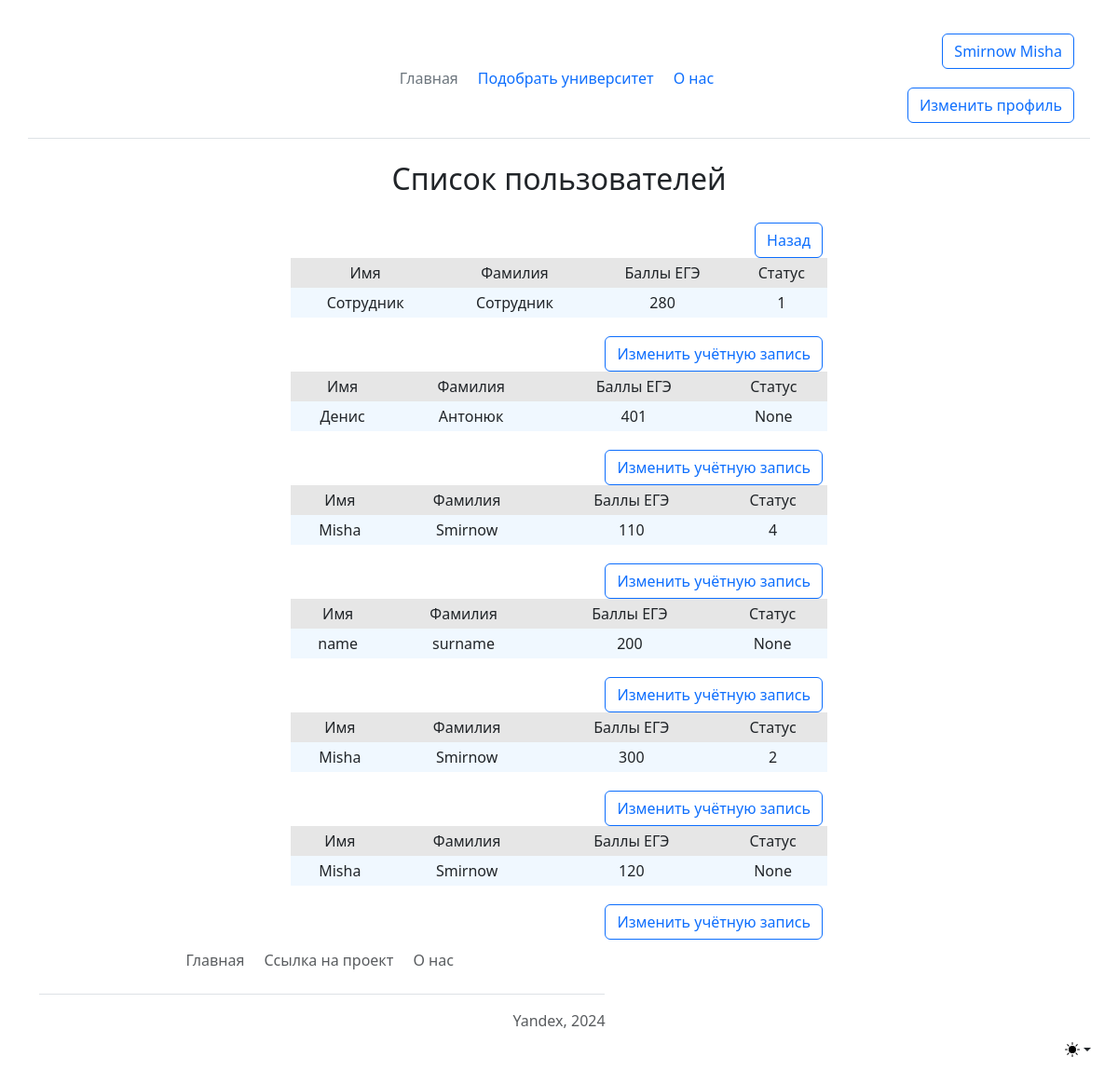
The app's page /users_list (signed in) with its own data.
### data/users.py (models this page shows, shortened)
class User(SqlAlchemyBase, UserMixin, SerializerMixin):
    __tablename__ = 'users'
    id = sqlalchemy.Column(sqlalchemy.Integer,
                           primary_key=True, autoincrement=True)
    surname = sqlalchemy.Column(sqlalchemy.String, nullable=True)
    name = sqlalchemy.Column(sqlalchemy.String, nullable=True)
    email = sqlalchemy.Column(sqlalchemy.String,
                              index=True, unique=True, nullable=True)
    hashed_password = sqlalchemy.Column(sqlalchemy.String, nullable=True)
    modified_date = sqlalchemy.Column(sqlalchemy.DateTime,
                                      default=datetime.datetime.now)
    address = sqlalchemy.Column(sqlalchemy.String, nullable=True)
    min_ege_score = sqlalchemy.Column(sqlalchemy.Integer, nullable=True)
    type = sqlalchemy.Column(sqlalchemy.Integer, nullable=True)

### main.py (the view)
@app.route('/users_list', methods=['GET', 'POST'])
@login_required
def users_list():
    users = db_sess.query(User).all()
    type = db_sess.query(Type).all()
    return render_template('users.html', title='Журнал факультетов', users=users, type=type)

### data/db_session.py (called while the page is built)
def create_session() -> Session:
    global __factory
    return __factory()

### main.py (called while the page is built)
@login_manager.user_loader
def load_user(user_id: int):
    db_sess = db_session.create_session()
    return db_sess.query(User).get(user_id)

### templates/users.html (shortened to what this page needs)
{% extends 'base.html' %}
{% block content %}
    <div class="dropdown position-fixed bottom-0 end-0 mb-3 me-3 bd-mode-toggle">
      <button class="btn btn-bd-primary py-2 dropdown-toggle d-flex align-items-center" id="bd-theme" type="button" aria-expanded="false" data-bs-toggle="dropdown" aria-label="Toggle theme (light)">
        <svg class="bi my-1 theme-icon-active" width="1em" height="1em"><use href="#sun-fill"></use></svg>
      </button>
    </div>
<main class="container form-signin w-50 m-auto">
    <h2 align="center">Список пользователей</h2>
    <a class="btn btn-outline-primary" href="http://localhost:5000/">Назад</a>
    {% for user in users %}
        <table class="tbl">
            <tr class="mn">
                <td>Имя</td>
                <td>Фамилия</td>
                <td>Баллы ЕГЭ</td>
                <td>Статус</td>
            </tr>
            <tr>
                <td>{{ user.name }}</td>
                <td>{{ user.surname }}</td>
                <td>{{ user.min_ege_score }}</td>
                <td>{{ user.type }}</td>
            </tr>
        </table>
    <a class="btn btn-outline-primary" href="http://localhost:5000/user/{{ user.id }}">Изменить учётную запись</a>
    {% endfor %}
</main>
{% endblock %}

### templates/base.html (shortened to what this page needs)
<!DOCTYPE html>
<html lang="ru">
<head>
    <link rel="stylesheet" href="css/style.css">
    <link rel="stylesheet" href="{{url_for('static', filename='css/main.css') }}">
    <link rel="stylesheet" href="https://cdn.jsdelivr.net/npm/bootstrap@5.3.2/dist/css/bootstrap.min.css"
>
</head>
<body>
    <header class="container d-flex flex-wrap align-items-center justify-content-center justify-content-md-between py-3 mb-4 border-bottom">
    <div class="col-md-3 mb-2 mb-md-0">
        <a href="/" class="d-inline-flex link-body-emphasis text-decoration-none">
            <svg class="bi" width="40" height="32" role="img" aria-label="Bootstrap">
                <use xlink:href="#bootstrap"></use>
            </svg>
        </a>
    </div>
    <ul class="nav col-12 col-md-auto mb-2 justify-content-center mb-md-0">
        <li><a href="/home" class="nav-link px-2 link-secondary">Главная</a></li>
        <li><a href="/select_universities" class="nav-link px-2">Подобрать университет</a></li>
        <li><a href="/about" class="nav-link px-2">О нас</a></li>
    </ul>
    <div class="col-md-3 text-end">
            {% if current_user.is_authenticated %}
                <a class="btn btn-outline-primary" href="/logout">{{ current_user.surname }} {{ current_user.name }}</a>
                <a class="btn btn-outline-primary" href="/user/{{ current_user.id }}">Изменить профиль</a>
            {% else %}
                <a href="/login" type="button" class="btn btn-outline-primary me-2">Войти</a>
                <a href="/register" type="button" class="btn btn-outline-primary me-2">Создать аккаунт</a>
            {% endif %}
    </div>
    </header>
    {% block content %}{% endblock %}
    <footer class="container py-3 my-4">
    <ul class="nav justify-content-center border-bottom pb-3 mb-3">
        <li class="nav-item"><a href="/home" class="nav-link px-2 text-body-secondary">Главная</a></li>
        <li class="nav-item"><a href="https://github.com/Mishgite/Choosing_institute"
                                class="nav-link px-2 text-body-secondary">Ссылка на проект</a></li>
        <li class="nav-item"><a href="/about" class="nav-link px-2 text-body-secondary">О нас</a></li>
    </ul>
    <p class="text-center text-body-secondary">Yandex, 2024</p>
    </footer>
</body>
</html>

### static/css/style.css (style rules this page uses)
tr.mn { text-align: center; background-color: #e6e6e6; }
.tbl { width: 100%; text-align: center; background-color: aliceblue; line-height: 30px; }
a { display: inline-block; float: right; margin-right: 5px; margin-top: 1.25em; }

### records on screen
User: surname "Smirnow", name "Misha", min_ege_score "300", type "2"
User: name "Сотрудник", surname "Сотрудник", min_ege_score "280", type "1"
User: name "Денис", surname "Антонюк", min_ege_score "401", type "None"
User: name "Misha", surname "Smirnow", min_ege_score "110", type "4"
User: name "name", surname "surname", min_ege_score "200", type "None"
User: name "Misha", surname "Smirnow", min_ege_score "120", type "None"
